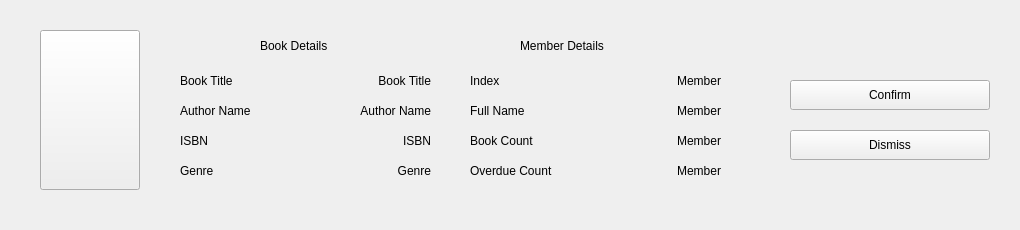
<?xml version="1.0" encoding="UTF-8"?>
<ui version="4.0">
 <class>CheckoutBooks</class>
 <widget class="QWidget" name="CheckoutBooks">
  <property name="geometry">
   <rect>
    <x>0</x>
    <y>0</y>
    <width>1020</width>
    <height>230</height>
   </rect>
  </property>
  <property name="minimumSize">
   <size>
    <width>1020</width>
    <height>230</height>
   </size>
  </property>
  <property name="maximumSize">
   <size>
    <width>1020</width>
    <height>230</height>
   </size>
  </property>
  <property name="windowTitle">
   <string>Form</string>
  </property>
  <widget class="QLabel" name="label">
   <property name="geometry">
    <rect>
     <x>180</x>
     <y>70</y>
     <width>91</width>
     <height>21</height>
    </rect>
   </property>
   <property name="text">
    <string>Book Title</string>
   </property>
  </widget>
  <widget class="QLabel" name="label_2">
   <property name="geometry">
    <rect>
     <x>180</x>
     <y>100</y>
     <width>101</width>
     <height>21</height>
    </rect>
   </property>
   <property name="text">
    <string>Author Name</string>
   </property>
  </widget>
  <widget class="QLabel" name="label_3">
   <property name="geometry">
    <rect>
     <x>180</x>
     <y>130</y>
     <width>91</width>
     <height>21</height>
    </rect>
   </property>
   <property name="text">
    <string>ISBN</string>
   </property>
  </widget>
  <widget class="QLabel" name="label_4">
   <property name="geometry">
    <rect>
     <x>180</x>
     <y>160</y>
     <width>91</width>
     <height>21</height>
    </rect>
   </property>
   <property name="text">
    <string>Genre</string>
   </property>
  </widget>
  <widget class="QLabel" name="genreLabel">
   <property name="geometry">
    <rect>
     <x>260</x>
     <y>160</y>
     <width>171</width>
     <height>21</height>
    </rect>
   </property>
   <property name="text">
    <string>Genre</string>
   </property>
   <property name="alignment">
    <set>Qt::AlignRight|Qt::AlignTrailing|Qt::AlignVCenter</set>
   </property>
  </widget>
  <widget class="QLabel" name="authorLabel">
   <property name="geometry">
    <rect>
     <x>260</x>
     <y>100</y>
     <width>171</width>
     <height>21</height>
    </rect>
   </property>
   <property name="text">
    <string>Author Name</string>
   </property>
   <property name="alignment">
    <set>Qt::AlignRight|Qt::AlignTrailing|Qt::AlignVCenter</set>
   </property>
  </widget>
  <widget class="QLabel" name="titleLabel">
   <property name="geometry">
    <rect>
     <x>260</x>
     <y>70</y>
     <width>171</width>
     <height>21</height>
    </rect>
   </property>
   <property name="text">
    <string>Book Title</string>
   </property>
   <property name="alignment">
    <set>Qt::AlignRight|Qt::AlignTrailing|Qt::AlignVCenter</set>
   </property>
  </widget>
  <widget class="QLabel" name="isbnLabel">
   <property name="geometry">
    <rect>
     <x>260</x>
     <y>130</y>
     <width>171</width>
     <height>21</height>
    </rect>
   </property>
   <property name="text">
    <string>ISBN</string>
   </property>
   <property name="alignment">
    <set>Qt::AlignRight|Qt::AlignTrailing|Qt::AlignVCenter</set>
   </property>
  </widget>
  <widget class="QLabel" name="label_9">
   <property name="geometry">
    <rect>
     <x>470</x>
     <y>160</y>
     <width>131</width>
     <height>21</height>
    </rect>
   </property>
   <property name="text">
    <string>Overdue Count</string>
   </property>
  </widget>
  <widget class="QLabel" name="label_10">
   <property name="geometry">
    <rect>
     <x>470</x>
     <y>100</y>
     <width>101</width>
     <height>21</height>
    </rect>
   </property>
   <property name="text">
    <string>Full Name</string>
   </property>
  </widget>
  <widget class="QLabel" name="oCountLabel">
   <property name="geometry">
    <rect>
     <x>620</x>
     <y>160</y>
     <width>101</width>
     <height>21</height>
    </rect>
   </property>
   <property name="text">
    <string>Member</string>
   </property>
   <property name="alignment">
    <set>Qt::AlignRight|Qt::AlignTrailing|Qt::AlignVCenter</set>
   </property>
  </widget>
  <widget class="QLabel" name="indexLabel">
   <property name="geometry">
    <rect>
     <x>570</x>
     <y>70</y>
     <width>151</width>
     <height>21</height>
    </rect>
   </property>
   <property name="text">
    <string>Member</string>
   </property>
   <property name="alignment">
    <set>Qt::AlignRight|Qt::AlignTrailing|Qt::AlignVCenter</set>
   </property>
  </widget>
  <widget class="QLabel" name="bcountLabel">
   <property name="geometry">
    <rect>
     <x>610</x>
     <y>130</y>
     <width>111</width>
     <height>21</height>
    </rect>
   </property>
   <property name="text">
    <string>Member</string>
   </property>
   <property name="alignment">
    <set>Qt::AlignRight|Qt::AlignTrailing|Qt::AlignVCenter</set>
   </property>
  </widget>
  <widget class="QLabel" name="label_14">
   <property name="geometry">
    <rect>
     <x>470</x>
     <y>70</y>
     <width>101</width>
     <height>21</height>
    </rect>
   </property>
   <property name="text">
    <string>Index</string>
   </property>
  </widget>
  <widget class="QLabel" name="label_15">
   <property name="geometry">
    <rect>
     <x>470</x>
     <y>130</y>
     <width>101</width>
     <height>21</height>
    </rect>
   </property>
   <property name="text">
    <string>Book Count</string>
   </property>
  </widget>
  <widget class="QLabel" name="nameLabel">
   <property name="geometry">
    <rect>
     <x>570</x>
     <y>100</y>
     <width>151</width>
     <height>21</height>
    </rect>
   </property>
   <property name="text">
    <string>Member</string>
   </property>
   <property name="alignment">
    <set>Qt::AlignRight|Qt::AlignTrailing|Qt::AlignVCenter</set>
   </property>
  </widget>
  <widget class="QLabel" name="label_17">
   <property name="geometry">
    <rect>
     <x>260</x>
     <y>30</y>
     <width>91</width>
     <height>31</height>
    </rect>
   </property>
   <property name="text">
    <string>Book Details</string>
   </property>
  </widget>
  <widget class="QLabel" name="label_18">
   <property name="geometry">
    <rect>
     <x>520</x>
     <y>30</y>
     <width>141</width>
     <height>31</height>
    </rect>
   </property>
   <property name="text">
    <string>Member Details</string>
   </property>
  </widget>
  <widget class="QPushButton" name="confirmButton">
   <property name="geometry">
    <rect>
     <x>790</x>
     <y>80</y>
     <width>200</width>
     <height>30</height>
    </rect>
   </property>
   <property name="text">
    <string>Confirm</string>
   </property>
  </widget>
  <widget class="QPushButton" name="dismissButton">
   <property name="geometry">
    <rect>
     <x>790</x>
     <y>130</y>
     <width>200</width>
     <height>30</height>
    </rect>
   </property>
   <property name="text">
    <string>Dismiss</string>
   </property>
  </widget>
  <widget class="QPushButton" name="cover">
   <property name="geometry">
    <rect>
     <x>40</x>
     <y>30</y>
     <width>100</width>
     <height>160</height>
    </rect>
   </property>
   <property name="text">
    <string/>
   </property>
  </widget>
 </widget>
 <resources/>
 <connections/>
</ui>
